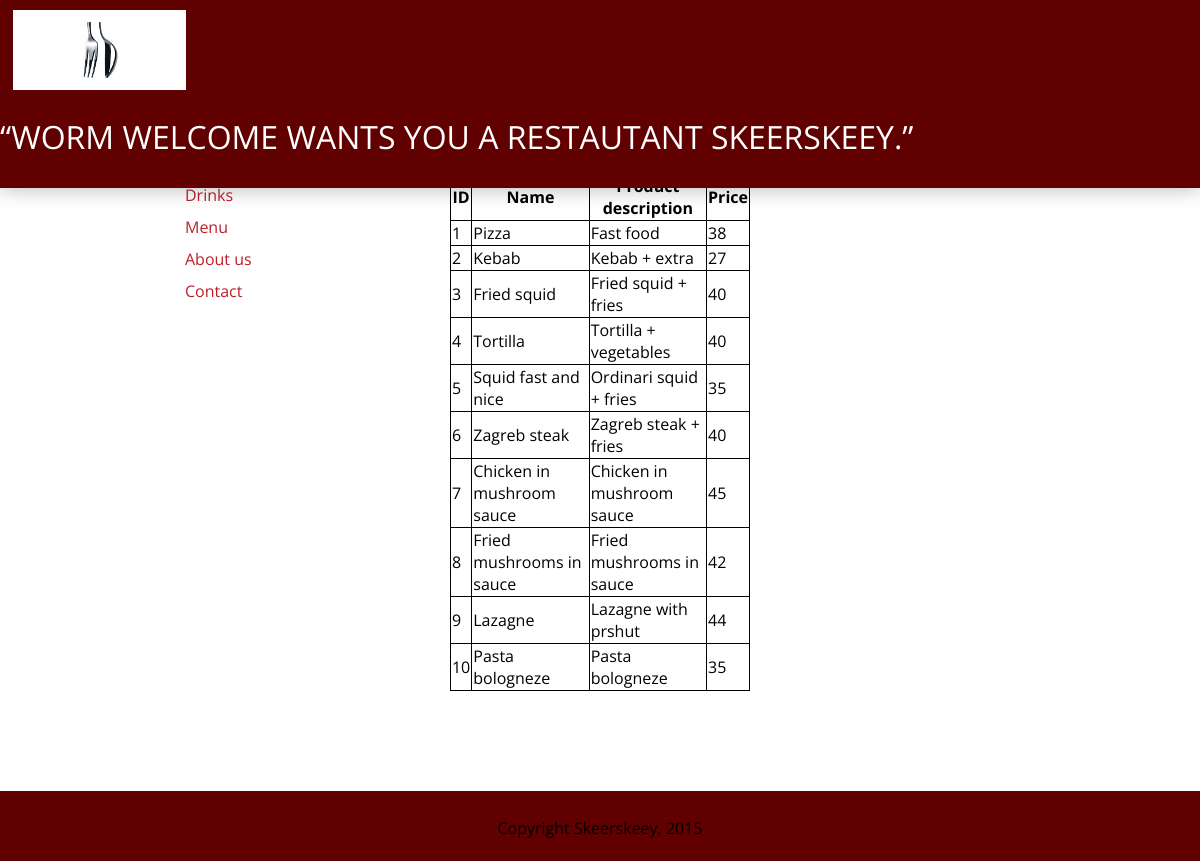
Page /meni2.php on the committed database.
### tables this page shows
CREATE TABLE IF NOT EXISTS `meni2` (
  `ID` int(5) NOT NULL,
  `Ime proizvoda` varchar(30) NOT NULL,
  `Opis proizvoda` varchar(30) NOT NULL,
  `Cijena` int(5) NOT NULL
);

### meni2.php (the view, shortened to what this page needs)
<!DOCTYPE html>
<html>
<head>
  <link rel="stylesheet" href="normalize.css" />
  <link rel="stylesheet" href="grid.css" />
  <link rel="stylesheet" href="stil.css" />
</head>
<body>
  <header class="site-header">
      <div class="column column-3">
	    <img src="images/logo3.jpg" alt="HTML5 Icon" style="width:80x;height:80px">
		</div>
		<div class="logo">
		“Worm welcome wants you a restautant Skeerskeey.”
		</div>
  </header>
  <section class="gray-boxes row">
		<div class="column column-4">
				<nav class="main">
					<ul class="main-navigation">
						<li><a href="početnaeng.html">Home</a></li>
						<li><a href="jelaeng.html">Food</a></li>
						<li><a href="pićeeng.html">Drinks</a></li>
						<li><a href="meni2.php">Menu</a></li>
						<li><a href="onamaeng.html">About us</a></li>
						<li><a href="kontakteng.html">Contact</a></li>
					</ul>
				</nav>
				</div>
		<div class="column column-4">
		<h2>Meni jela:</h2>
		 <!DOCTYPE html>
<html>
<head>
</head>
<body>
<?php
$conn = mysqli_connect('localhost', 'root', '', 'seminar');
$sql = "SELECT * FROM meni2";
$result = $conn->query($sql);
if ($result->num_rows > 0) {
     echo "<table><tr><th>ID</th><th>Name</th><th>Product description</th><th>Price</th></tr>";
     while($row = $result->fetch_assoc()) {
         echo "<tr><td>" . $row["ID"]. "</td><td>" . $row["Ime proizvoda"]. "</td><td>" . $row["Opis proizvoda"]. "</td><td>" . $row["Cijena"]. " ";
     }
     echo "</table>";
} else {
     echo "0 results";
}
?>
</body>
</html>
  </section>
  <footer class="site-footer">
    <p>Copyright Skeerskeey, 2015</p>
  </footer>
</body>
</html>

### grid.css (style rules this page uses)
.row:before, .row:after, .column:before, .column:after, .cf:before, .cf:after { content: " "; display: table; }
.row:after, .column:after, .cf:after { clear: both; }
.row, .column, .cf { *zoom: 1; }
.column-3 { width: 220px; }
.column-4 { width: 300px; }
.column-3 { width: 22.91666666666667%; }
.column-4 { width: 31.25%; }
.column { margin: 0 1.041666666666667%; float: left; }
.row { max-width: 960px; margin: 0 auto; }

### stil.css (style rules this page uses)
body { margin: 0; padding: 0; font-family: 'Open Sans', Helvetica, sans-serif; }
img { max-width: 100%; }
.site-header { padding: 10px 0; -webkit-box-shadow: 0 0 20px rgba(0,0,0,0.3); -moz-box-shadow: 0 0 20px rgba(0,0,0,0.3); box-shadow: 0 0 20px rgba(0,0,0,0.3); z-index: 1; position: fixed; width: 100%; top: 0; background-color:#600000; }
.logo { color: white; float: left; margin: 0 0 0 10px; font-weight: 30px; margin: 20px 0; font-size: 2em; text-transform: uppercase; }
.main-navigation { list-style-type: none; }
.main-navigation li { line-height:30px; }
.main-navigation a { display:block; width: 100px; padding: 0 15px; text-decoration: none; color:#BC1F2A; border-radius: 0 0 5px 5px; border-bottom:2px solid white; }
.gray-boxes { padding:40px 0; margin: 5% auto; background-color:white; }
.site-footer { margin-top: 20px; text-align: center; padding: 10px 0; background-color:#600000; bottom:0; position:relative; width:100%; height:50px; }

### meni2.php (style rules this page uses)
table, th, td { border: 1px solid black; }

### rows in the picture
meni2: ID "1", Ime proizvoda "Pizza", Opis proizvoda "Fast food", Cijena "38"
meni2: ID "2", Ime proizvoda "Kebab", Opis proizvoda "Kebab + extra", Cijena "27"
meni2: ID "3", Ime proizvoda "Fried squid", Opis proizvoda "Fried squid + fries", Cijena "40"
meni2: ID "4", Ime proizvoda "Tortilla", Opis proizvoda "Tortilla + vegetables", Cijena "40"
meni2: ID "5", Ime proizvoda "Squid fast and nice", Opis proizvoda "Ordinari squid + fries", Cijena "35"
meni2: ID "6", Ime proizvoda "Zagreb steak", Opis proizvoda "Zagreb steak + fries", Cijena "40"
meni2: ID "7", Ime proizvoda "Chicken in mushroom sauce", Opis proizvoda "Chicken in mushroom sauce", Cijena "45"
meni2: ID "8", Ime proizvoda "Fried mushrooms in sauce", Opis proizvoda "Fried mushrooms in sauce", Cijena "42"
meni2: ID "9", Ime proizvoda "Lazagne", Opis proizvoda "Lazagne with prshut", Cijena "44"
meni2: ID "10", Ime proizvoda "Pasta bologneze", Opis proizvoda "Pasta bologneze", Cijena "35"
